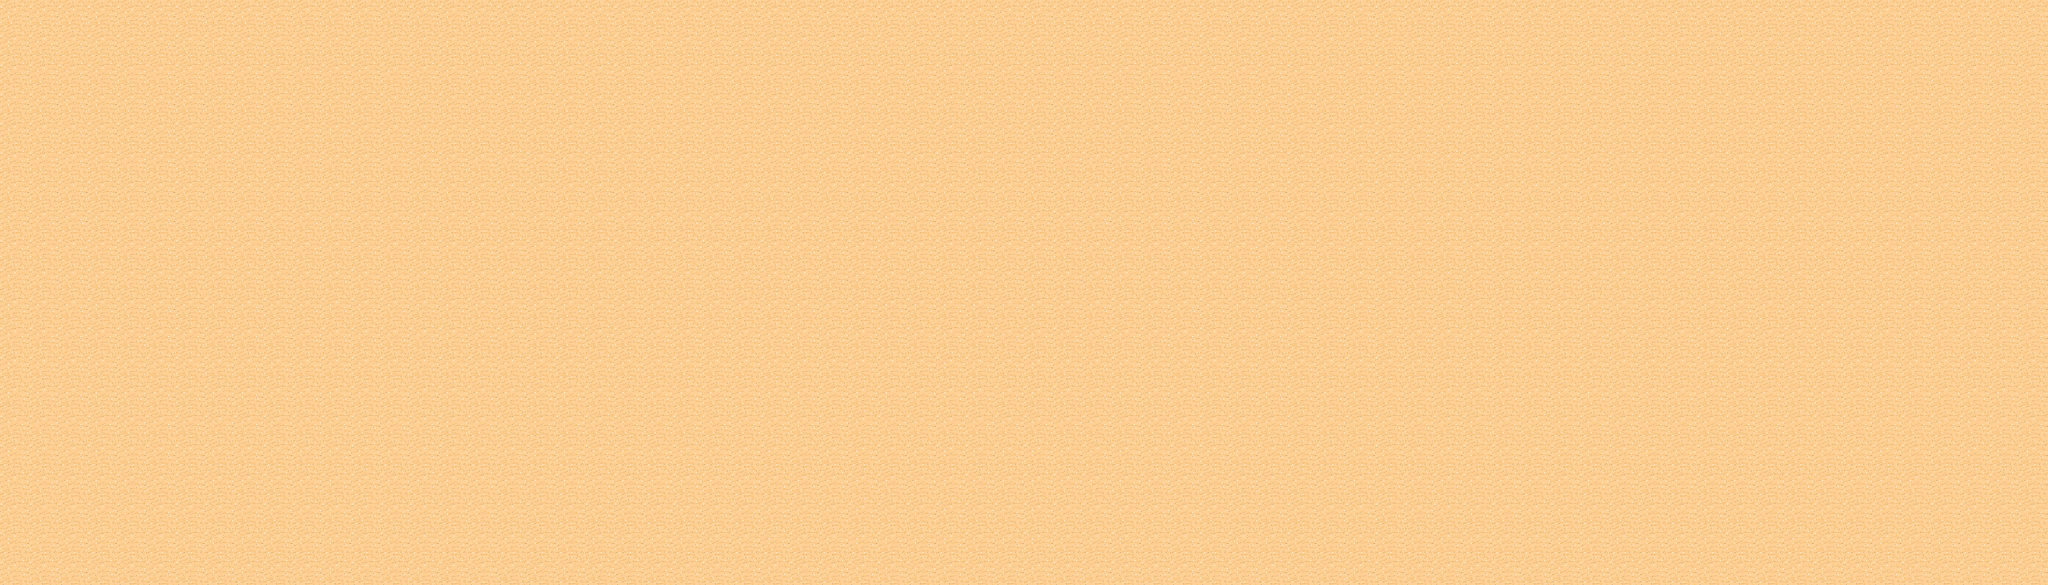

The image is a tile-based game level rendered from a .tmx file. Its description and source (layers, tilesets, objects; grid data summarised) follow:
An orthogonal 70x20 tile map with 32x32 px tiles, 1 tile layer (background) and 1451 objects (1451x b).

<map version="1.0" orientation="orthogonal" width="70" height="20" tilewidth="32" tileheight="32">
 <tileset firstgid="1" name="map" tilewidth="32" tileheight="32" spacing="1" margin="1">
  <image source="../../../source/Orcsmarch/Resources/map.png" width="265" height="199" />
 </tileset>
 <layer name="background" width="70" height="20">
  <data>[1400 cells, 1400 non-empty, 1 distinct tile ids]</data>
 </layer>
 <objectgroup name="object" width="70" height="20">
  <object name="b" x="576" y="640" width="32" height="32">
   <properties>
    <property name="objectid" value="-1" />
   </properties>
  </object>
  <object name="b" x="544" y="640" width="32" height="32">
   <properties>
    <property name="objectid" value="-1" />
   </properties>
  </object>
  <object name="b" x="960" y="640" width="32" height="32">
   <properties>
    <property name="objectid" value="-1" />
   </properties>
  </object>
  <object name="b" x="704" y="640" width="32" height="32">
   <properties>
    <property name="objectid" value="-1" />
   </properties>
  </object>
  <object name="b" x="1120" y="640" width="32" height="32">
   <properties>
    <property name="objectid" value="-1" />
   </properties>
  </object>
  <object name="b" x="1056" y="640" width="32" height="32">
   <properties>
    <property name="objectid" value="-1" />
   </properties>
  </object>
  <object name="b" x="1024" y="640" width="32" height="32">
   <properties>
    <property name="objectid" value="-1" />
   </properties>
  </object>
  <object name="b" x="608" y="640" width="32" height="32">
   <properties>
    <property name="objectid" value="-1" />
   </properties>
  </object>
  <object name="b" x="1088" y="640" width="32" height="32">
   <properties>
    <property name="objectid" value="-1" />
   </properties>
  </object>
  <object name="b" x="672" y="640" width="32" height="32">
   <properties>
    <property name="objectid" value="-1" />
   </properties>
  </object>
  <object name="b" x="992" y="640" width="32" height="32">
   <properties>
    <property name="objectid" value="-1" />
   </properties>
  </object>
  <object name="b" x="640" y="640" width="32" height="32">
   <properties>
    <property name="objectid" value="-1" />
   </properties>
  </object>
  <object name="b" x="736" y="640" width="32" height="32">
   <properties>
    <property name="objectid" value="-1" />
   </properties>
  </object>
  <object name="b" x="928" y="640" width="32" height="32">
   <properties>
    <property name="objectid" value="-1" />
   </properties>
  </object>
  <object name="b" x="832" y="640" width="32" height="32">
   <properties>
    <property name="objectid" value="-1" />
   </properties>
  </object>
  <object name="b" x="800" y="640" width="32" height="32">
   <properties>
    <property name="objectid" value="-1" />
   </properties>
  </object>
  <object name="b" x="864" y="640" width="32" height="32">
   <properties>
    <property name="objectid" value="-1" />
   </properties>
  </object>
  <object name="b" x="896" y="640" width="32" height="32">
   <properties>
    <property name="objectid" value="-1" />
   </properties>
  </object>
  <object name="b" x="768" y="640" width="32" height="32">
   <properties>
    <property name="objectid" value="-1" />
   </properties>
  </object>
  <object name="b" x="448" y="640" width="32" height="32">
   <properties>
    <property name="objectid" value="-1" />
   </properties>
  </object>
  <object name="b" x="352" y="640" width="32" height="32">
   <properties>
    <property name="objectid" value="-1" />
   </properties>
  </object>
  <object name="b" x="416" y="640" width="32" height="32">
   <properties>
    <property name="objectid" value="-1" />
   </properties>
  </object>
  <object name="b" x="192" y="640" width="32" height="32">
   <properties>
    <property name="objectid" value="-1" />
   </properties>
  </object>
  <object name="b" x="256" y="640" width="32" height="32">
   <properties>
    <property name="objectid" value="-1" />
   </properties>
  </object>
  <object name="b" x="384" y="640" width="32" height="32">
   <properties>
    <property name="objectid" value="-1" />
   </properties>
  </object>
  <object name="b" x="224" y="640" width="32" height="32">
   <properties>
    <property name="objectid" value="-1" />
   </properties>
  </object>
  <object name="b" x="288" y="640" width="32" height="32">
   <properties>
    <property name="objectid" value="-1" />
   </properties>
  </object>
  <object name="b" x="512" y="640" width="32" height="32">
   <properties>
    <property name="objectid" value="-1" />
   </properties>
  </object>
  <object name="b" x="320" y="640" width="32" height="32">
   <properties>
    <property name="objectid" value="-1" />
   </properties>
  </object>
  <object name="b" x="480" y="640" width="32" height="32">
   <properties>
    <property name="objectid" value="-1" />
   </properties>
  </object>
  <object name="b" x="64" y="640" width="32" height="32">
   <properties>
    <property name="objectid" value="-1" />
   </properties>
  </object>
  <object name="b" x="128" y="640" width="32" height="32">
   <properties>
    <property name="objectid" value="-1" />
   </properties>
  </object>
  <object name="b" x="96" y="640" width="32" height="32">
   <properties>
    <property name="objectid" value="-1" />
   </properties>
  </object>
  <object name="b" x="32" y="640" width="32" height="32">
   <properties>
    <property name="objectid" value="-1" />
   </properties>
  </object>
  <object name="b" x="160" y="640" width="32" height="32">
   <properties>
    <property name="objectid" value="-1" />
   </properties>
  </object>
  <object name="b" x="0" y="640" width="32" height="32">
   <properties>
    <property name="objectid" value="-1" />
   </properties>
  </object>
  <object name="b" x="960" y="64" width="32" height="32">
   <properties>
    <property name="objectid" value="-1" />
   </properties>
  </object>
  <object name="b" x="0" y="96" width="32" height="32">
   <properties>
    <property name="objectid" value="-1" />
   </properties>
  </object>
  <object name="b" x="64" y="96" width="32" height="32">
   <properties>
    <property name="objectid" value="-1" />
   </properties>
  </object>
  <object name="b" x="224" y="96" width="32" height="32">
   <properties>
    <property name="objectid" value="-1" />
   </properties>
  </object>
  <object name="b" x="0" y="64" width="32" height="32">
   <properties>
    <property name="objectid" value="-1" />
   </properties>
  </object>
  <object name="b" x="640" y="96" width="32" height="32">
   <properties>
    <property name="objectid" value="-1" />
   </properties>
  </object>
  <object name="b" x="928" y="96" width="32" height="32">
   <properties>
    <property name="objectid" value="-1" />
   </properties>
  </object>
  <object name="b" x="544" y="96" width="32" height="32">
   <properties>
    <property name="objectid" value="-1" />
   </properties>
  </object>
  <object name="b" x="1120" y="64" width="32" height="32">
   <properties>
    <property name="objectid" value="-1" />
   </properties>
  </object>
  <object name="b" x="832" y="64" width="32" height="32">
   <properties>
    <property name="objectid" value="-1" />
   </properties>
  </object>
  <object name="b" x="384" y="96" width="32" height="32">
   <properties>
    <property name="objectid" value="-1" />
   </properties>
  </object>
  <object name="b" x="480" y="64" width="32" height="32">
   <properties>
    <property name="objectid" value="-1" />
   </properties>
  </object>
  </objectgroup>
</map>
<!-- 1403 of 1451 objects omitted -->
